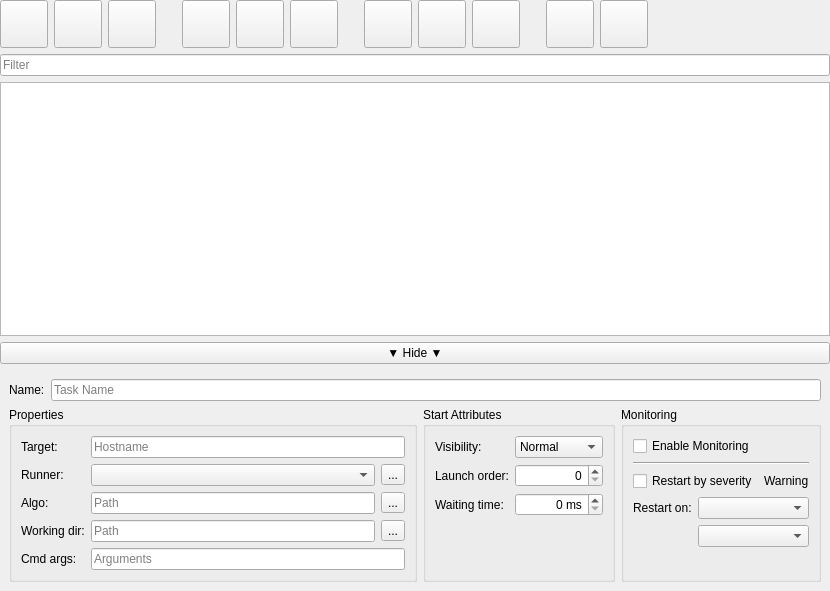
<?xml version="1.0" encoding="UTF-8"?>
<ui version="4.0">
 <class>TaskWidget</class>
 <widget class="QWidget" name="TaskWidget">
  <property name="geometry">
   <rect>
    <x>0</x>
    <y>0</y>
    <width>830</width>
    <height>591</height>
   </rect>
  </property>
  <property name="windowTitle">
   <string>Form</string>
  </property>
  <layout class="QVBoxLayout" name="verticalLayout">
   <property name="leftMargin">
    <number>0</number>
   </property>
   <property name="topMargin">
    <number>0</number>
   </property>
   <property name="rightMargin">
    <number>0</number>
   </property>
   <property name="bottomMargin">
    <number>0</number>
   </property>
   <item>
    <layout class="QHBoxLayout" name="button_row_layout">
     <item>
      <widget class="QPushButton" name="add_task_button">
       <property name="sizePolicy">
        <sizepolicy hsizetype="Expanding" vsizetype="Fixed">
         <horstretch>0</horstretch>
         <verstretch>0</verstretch>
        </sizepolicy>
       </property>
       <property name="minimumSize">
        <size>
         <width>16</width>
         <height>48</height>
        </size>
       </property>
       <property name="maximumSize">
        <size>
         <width>48</width>
         <height>48</height>
        </size>
       </property>
       <property name="toolTip">
        <string>Add</string>
       </property>
       <property name="text">
        <string/>
       </property>
       <property name="icon">
        <iconset resource="../../../../../iconset/ecalicons.qrc">
         <normaloff>:/ecalicons/ADD</normaloff>:/ecalicons/ADD</iconset>
       </property>
       <property name="iconSize">
        <size>
         <width>32</width>
         <height>32</height>
        </size>
       </property>
      </widget>
     </item>
     <item>
      <widget class="QPushButton" name="edit_task_button">
       <property name="sizePolicy">
        <sizepolicy hsizetype="Expanding" vsizetype="Fixed">
         <horstretch>0</horstretch>
         <verstretch>0</verstretch>
        </sizepolicy>
       </property>
       <property name="minimumSize">
        <size>
         <width>16</width>
         <height>48</height>
        </size>
       </property>
       <property name="maximumSize">
        <size>
         <width>48</width>
         <height>48</height>
        </size>
       </property>
       <property name="toolTip">
        <string>Edit</string>
       </property>
       <property name="text">
        <string/>
       </property>
       <property name="icon">
        <iconset resource="../../../../../iconset/ecalicons.qrc">
         <normaloff>:/ecalicons/EDIT</normaloff>:/ecalicons/EDIT</iconset>
       </property>
       <property name="iconSize">
        <size>
         <width>32</width>
         <height>32</height>
        </size>
       </property>
      </widget>
     </item>
     <item>
      <widget class="QPushButton" name="remove_task_button">
       <property name="sizePolicy">
        <sizepolicy hsizetype="Expanding" vsizetype="Fixed">
         <horstretch>0</horstretch>
         <verstretch>0</verstretch>
        </sizepolicy>
       </property>
       <property name="minimumSize">
        <size>
         <width>16</width>
         <height>48</height>
        </size>
       </property>
       <property name="maximumSize">
        <size>
         <width>48</width>
         <height>48</height>
        </size>
       </property>
       <property name="toolTip">
        <string>Remove</string>
       </property>
       <property name="text">
        <string/>
       </property>
       <property name="icon">
        <iconset resource="../../../../../iconset/ecalicons.qrc">
         <normaloff>:/ecalicons/DELETE</normaloff>:/ecalicons/DELETE</iconset>
       </property>
       <property name="iconSize">
        <size>
         <width>32</width>
         <height>32</height>
        </size>
       </property>
      </widget>
     </item>
     <item>
      <spacer name="button_row_spacer_1">
       <property name="orientation">
        <enum>Qt::Horizontal</enum>
       </property>
       <property name="sizeType">
        <enum>QSizePolicy::Preferred</enum>
       </property>
       <property name="sizeHint" stdset="0">
        <size>
         <width>20</width>
         <height>0</height>
        </size>
       </property>
      </spacer>
     </item>
     <item>
      <widget class="QPushButton" name="start_all_tasks_button">
       <property name="sizePolicy">
        <sizepolicy hsizetype="Expanding" vsizetype="Fixed">
         <horstretch>0</horstretch>
         <verstretch>0</verstretch>
        </sizepolicy>
       </property>
       <property name="minimumSize">
        <size>
         <width>16</width>
         <height>48</height>
        </size>
       </property>
       <property name="maximumSize">
        <size>
         <width>48</width>
         <height>48</height>
        </size>
       </property>
       <property name="toolTip">
        <string>Start all</string>
       </property>
       <property name="text">
        <string/>
       </property>
       <property name="icon">
        <iconset resource="../../../../../iconset/ecalicons.qrc">
         <normaloff>:/ecalicons/START</normaloff>:/ecalicons/START</iconset>
       </property>
       <property name="iconSize">
        <size>
         <width>28</width>
         <height>28</height>
        </size>
       </property>
      </widget>
     </item>
     <item>
      <widget class="QPushButton" name="stop_all_tasks_button">
       <property name="sizePolicy">
        <sizepolicy hsizetype="Expanding" vsizetype="Fixed">
         <horstretch>0</horstretch>
         <verstretch>0</verstretch>
        </sizepolicy>
       </property>
       <property name="minimumSize">
        <size>
         <width>16</width>
         <height>48</height>
        </size>
       </property>
       <property name="maximumSize">
        <size>
         <width>48</width>
         <height>48</height>
        </size>
       </property>
       <property name="toolTip">
        <string>Stop all</string>
       </property>
       <property name="text">
        <string/>
       </property>
       <property name="icon">
        <iconset resource="../../../../../iconset/ecalicons.qrc">
         <normaloff>:/ecalicons/STOP</normaloff>:/ecalicons/STOP</iconset>
       </property>
       <property name="iconSize">
        <size>
         <width>28</width>
         <height>28</height>
        </size>
       </property>
      </widget>
     </item>
     <item>
      <widget class="QPushButton" name="restart_all_tasks_button">
       <property name="sizePolicy">
        <sizepolicy hsizetype="Expanding" vsizetype="Fixed">
         <horstretch>0</horstretch>
         <verstretch>0</verstretch>
        </sizepolicy>
       </property>
       <property name="minimumSize">
        <size>
         <width>16</width>
         <height>48</height>
        </size>
       </property>
       <property name="maximumSize">
        <size>
         <width>48</width>
         <height>48</height>
        </size>
       </property>
       <property name="toolTip">
        <string>Restart all</string>
       </property>
       <property name="text">
        <string/>
       </property>
       <property name="icon">
        <iconset resource="../../../../../iconset/ecalicons.qrc">
         <normaloff>:/ecalicons/RESTART</normaloff>:/ecalicons/RESTART</iconset>
       </property>
       <property name="iconSize">
        <size>
         <width>28</width>
         <height>28</height>
        </size>
       </property>
      </widget>
     </item>
     <item>
      <spacer name="button_row_spacer_4">
       <property name="orientation">
        <enum>Qt::Horizontal</enum>
       </property>
       <property name="sizeType">
        <enum>QSizePolicy::Preferred</enum>
       </property>
       <property name="sizeHint" stdset="0">
        <size>
         <width>20</width>
         <height>0</height>
        </size>
       </property>
      </spacer>
     </item>
     <item>
      <widget class="QPushButton" name="start_selected_tasks_button">
       <property name="sizePolicy">
        <sizepolicy hsizetype="Expanding" vsizetype="Fixed">
         <horstretch>0</horstretch>
         <verstretch>0</verstretch>
        </sizepolicy>
       </property>
       <property name="minimumSize">
        <size>
         <width>16</width>
         <height>48</height>
        </size>
       </property>
       <property name="maximumSize">
        <size>
         <width>48</width>
         <height>48</height>
        </size>
       </property>
       <property name="toolTip">
        <string>Start selected tasks</string>
       </property>
       <property name="text">
        <string/>
       </property>
       <property name="icon">
        <iconset resource="../../../../../iconset/ecalicons.qrc">
         <normaloff>:/ecalicons/START_SELECTED</normaloff>:/ecalicons/START_SELECTED</iconset>
       </property>
       <property name="iconSize">
        <size>
         <width>32</width>
         <height>32</height>
        </size>
       </property>
      </widget>
     </item>
     <item>
      <widget class="QPushButton" name="stop_selected_tasks_button">
       <property name="sizePolicy">
        <sizepolicy hsizetype="Expanding" vsizetype="Fixed">
         <horstretch>0</horstretch>
         <verstretch>0</verstretch>
        </sizepolicy>
       </property>
       <property name="minimumSize">
        <size>
         <width>16</width>
         <height>48</height>
        </size>
       </property>
       <property name="maximumSize">
        <size>
         <width>48</width>
         <height>48</height>
        </size>
       </property>
       <property name="toolTip">
        <string>Stop selected tasks</string>
       </property>
       <property name="text">
        <string/>
       </property>
       <property name="icon">
        <iconset resource="../../../../../iconset/ecalicons.qrc">
         <normaloff>:/ecalicons/STOP_SELECTED</normaloff>:/ecalicons/STOP_SELECTED</iconset>
       </property>
       <property name="iconSize">
        <size>
         <width>32</width>
         <height>32</height>
        </size>
       </property>
      </widget>
     </item>
     <item>
      <widget class="QPushButton" name="restart_selected_tasks_button">
       <property name="sizePolicy">
        <sizepolicy hsizetype="Expanding" vsizetype="Fixed">
         <horstretch>0</horstretch>
         <verstretch>0</verstretch>
        </sizepolicy>
       </property>
       <property name="minimumSize">
        <size>
         <width>16</width>
         <height>48</height>
        </size>
       </property>
       <property name="maximumSize">
        <size>
         <width>48</width>
         <height>48</height>
        </size>
       </property>
       <property name="toolTip">
        <string>Restart selected tasks</string>
       </property>
       <property name="text">
        <string/>
       </property>
       <property name="icon">
        <iconset resource="../../../../../iconset/ecalicons.qrc">
         <normaloff>:/ecalicons/RESTART_SELECTED</normaloff>:/ecalicons/RESTART_SELECTED</iconset>
       </property>
       <property name="iconSize">
        <size>
         <width>32</width>
         <height>32</height>
        </size>
       </property>
      </widget>
     </item>
     <item>
      <spacer name="button_row_spacer_2">
       <property name="orientation">
        <enum>Qt::Horizontal</enum>
       </property>
       <property name="sizeType">
        <enum>QSizePolicy::Preferred</enum>
       </property>
       <property name="sizeHint" stdset="0">
        <size>
         <width>20</width>
         <height>0</height>
        </size>
       </property>
      </spacer>
     </item>
     <item>
      <widget class="QPushButton" name="import_from_cloud_button">
       <property name="sizePolicy">
        <sizepolicy hsizetype="Expanding" vsizetype="Fixed">
         <horstretch>0</horstretch>
         <verstretch>0</verstretch>
        </sizepolicy>
       </property>
       <property name="minimumSize">
        <size>
         <width>16</width>
         <height>48</height>
        </size>
       </property>
       <property name="maximumSize">
        <size>
         <width>48</width>
         <height>48</height>
        </size>
       </property>
       <property name="toolTip">
        <string>Import from cloud</string>
       </property>
       <property name="text">
        <string/>
       </property>
       <property name="icon">
        <iconset resource="../../../../../iconset/ecalicons.qrc">
         <normaloff>:/ecalicons/IMPORT_FROM_CLOUD</normaloff>:/ecalicons/IMPORT_FROM_CLOUD</iconset>
       </property>
       <property name="iconSize">
        <size>
         <width>32</width>
         <height>32</height>
        </size>
       </property>
      </widget>
     </item>
     <item>
      <widget class="QPushButton" name="update_form_cloud_button">
       <property name="sizePolicy">
        <sizepolicy hsizetype="Expanding" vsizetype="Fixed">
         <horstretch>0</horstretch>
         <verstretch>0</verstretch>
        </sizepolicy>
       </property>
       <property name="minimumSize">
        <size>
         <width>16</width>
         <height>48</height>
        </size>
       </property>
       <property name="maximumSize">
        <size>
         <width>48</width>
         <height>48</height>
        </size>
       </property>
       <property name="toolTip">
        <string>Update from cloud</string>
       </property>
       <property name="text">
        <string/>
       </property>
       <property name="icon">
        <iconset resource="../../../../../iconset/ecalicons.qrc">
         <normaloff>:/ecalicons/UPDATE_FROM_CLOUD</normaloff>:/ecalicons/UPDATE_FROM_CLOUD</iconset>
       </property>
       <property name="iconSize">
        <size>
         <width>32</width>
         <height>32</height>
        </size>
       </property>
      </widget>
     </item>
     <item>
      <spacer name="button_row_spacer_3">
       <property name="orientation">
        <enum>Qt::Horizontal</enum>
       </property>
       <property name="sizeType">
        <enum>QSizePolicy::MinimumExpanding</enum>
       </property>
       <property name="sizeHint" stdset="0">
        <size>
         <width>0</width>
         <height>0</height>
        </size>
       </property>
      </spacer>
     </item>
    </layout>
   </item>
   <item>
    <widget class="QFilterLineEdit" name="filter_lineedit">
     <property name="placeholderText">
      <string>Filter</string>
     </property>
    </widget>
   </item>
   <item>
    <widget class="QAdvancedTreeView" name="task_tree">
     <property name="sizePolicy">
      <sizepolicy hsizetype="Expanding" vsizetype="Expanding">
       <horstretch>0</horstretch>
       <verstretch>0</verstretch>
      </sizepolicy>
     </property>
     <property name="contextMenuPolicy">
      <enum>Qt::CustomContextMenu</enum>
     </property>
     <property name="alternatingRowColors">
      <bool>true</bool>
     </property>
     <property name="selectionMode">
      <enum>QAbstractItemView::ExtendedSelection</enum>
     </property>
     <property name="verticalScrollMode">
      <enum>QAbstractItemView::ScrollPerPixel</enum>
     </property>
     <property name="rootIsDecorated">
      <bool>false</bool>
     </property>
     <property name="uniformRowHeights">
      <bool>true</bool>
     </property>
     <property name="sortingEnabled">
      <bool>true</bool>
     </property>
     <property name="allColumnsShowFocus">
      <bool>true</bool>
     </property>
     <attribute name="headerShowSortIndicator" stdset="0">
      <bool>true</bool>
     </attribute>
    </widget>
   </item>
   <item>
    <widget class="QPushButton" name="hide_edit_control_button">
     <property name="toolTip">
      <string>Hide the task properties</string>
     </property>
     <property name="text">
      <string>▼ Hide ▼</string>
     </property>
    </widget>
   </item>
   <item>
    <widget class="QWidget" name="edit_task_widget" native="true">
     <layout class="QVBoxLayout" name="edit_task_layout">
      <item>
       <layout class="QHBoxLayout" name="edit_task_taskname_layout">
        <item>
         <widget class="QLabel" name="task_name_label">
          <property name="text">
           <string>Name:</string>
          </property>
         </widget>
        </item>
        <item>
         <widget class="QLineEdit" name="task_name_lineedit">
          <property name="toolTip">
           <string>Name of the selected Task</string>
          </property>
          <property name="placeholderText">
           <string>Task Name</string>
          </property>
         </widget>
        </item>
       </layout>
      </item>
      <item>
       <layout class="QHBoxLayout" name="edit_task_properties_layout">
        <item>
         <widget class="QGroupBox" name="task_properties_groupbox">
          <property name="enabled">
           <bool>true</bool>
          </property>
          <property name="title">
           <string>Properties</string>
          </property>
          <layout class="QFormLayout" name="formLayout">
           <item row="0" column="0">
            <widget class="QLabel" name="target_label">
             <property name="text">
              <string>Target:</string>
             </property>
            </widget>
           </item>
           <item row="0" column="1">
            <widget class="QLineEdit" name="target_lineedit">
             <property name="minimumSize">
              <size>
               <width>20</width>
               <height>0</height>
              </size>
             </property>
             <property name="toolTip">
              <string>Host to start this Task on</string>
             </property>
             <property name="placeholderText">
              <string>Hostname</string>
             </property>
            </widget>
           </item>
           <item row="1" column="0">
            <widget class="QLabel" name="runner_label">
             <property name="text">
              <string>Runner:</string>
             </property>
            </widget>
           </item>
           <item row="2" column="0">
            <widget class="QLabel" name="algo_path_label">
             <property name="text">
              <string>Algo:</string>
             </property>
            </widget>
           </item>
           <item row="2" column="1">
            <layout class="QHBoxLayout" name="algo_path_layout">
             <item>
              <widget class="QEcalParserLineEdit" name="algo_path_lineedit">
               <property name="minimumSize">
                <size>
                 <width>20</width>
                 <height>0</height>
                </size>
               </property>
               <property name="toolTip">
                <string>Path to the algo binary</string>
               </property>
               <property name="placeholderText">
                <string>Path</string>
               </property>
              </widget>
             </item>
             <item>
              <widget class="QToolButton" name="algo_path_button">
               <property name="minimumSize">
                <size>
                 <width>10</width>
                 <height>0</height>
                </size>
               </property>
               <property name="toolTip">
                <string>Select algo path</string>
               </property>
               <property name="text">
                <string>...</string>
               </property>
              </widget>
             </item>
            </layout>
           </item>
           <item row="3" column="0">
            <widget class="QLabel" name="working_dir_label">
             <property name="text">
              <string>Working dir:</string>
             </property>
            </widget>
           </item>
           <item row="3" column="1">
            <layout class="QHBoxLayout" name="working_dir_layout">
             <item>
              <widget class="QEcalParserLineEdit" name="working_dir_lineedit">
               <property name="minimumSize">
                <size>
                 <width>20</width>
                 <height>0</height>
                </size>
               </property>
               <property name="toolTip">
                <string>Working directory</string>
               </property>
               <property name="placeholderText">
                <string>Path</string>
               </property>
              </widget>
             </item>
             <item>
              <widget class="QToolButton" name="working_dir_button">
               <property name="minimumSize">
                <size>
                 <width>10</width>
                 <height>0</height>
                </size>
               </property>
               <property name="toolTip">
                <string>Select working directory</string>
               </property>
               <property name="text">
                <string>...</string>
               </property>
              </widget>
             </item>
            </layout>
           </item>
           <item row="4" column="0">
            <widget class="QLabel" name="cmd_args_label">
             <property name="text">
              <string>Cmd args:</string>
             </property>
            </widget>
           </item>
           <item row="4" column="1">
            <widget class="QEcalParserLineEdit" name="cmd_args_lineedit">
             <property name="minimumSize">
              <size>
               <width>20</width>
               <height>0</height>
              </size>
             </property>
             <property name="toolTip">
              <string>Command line arguments</string>
             </property>
             <property name="placeholderText">
              <string>Arguments</string>
             </property>
            </widget>
           </item>
           <item row="1" column="1">
            <layout class="QHBoxLayout" name="runner_layout">
             <item>
              <widget class="QComboBox" name="runner_combobox">
               <property name="minimumSize">
                <size>
                 <width>40</width>
                 <height>0</height>
                </size>
               </property>
              </widget>
             </item>
             <item>
              <widget class="QToolButton" name="show_runners_button">
               <property name="minimumSize">
                <size>
                 <width>10</width>
                 <height>0</height>
                </size>
               </property>
               <property name="toolTip">
                <string>Show runner window</string>
               </property>
               <property name="text">
                <string>...</string>
               </property>
               <property name="icon">
                <iconset resource="../../../../../iconset/ecalicons.qrc">
                 <normaloff>:/ecalicons/EYE</normaloff>:/ecalicons/EYE</iconset>
               </property>
              </widget>
             </item>
            </layout>
           </item>
          </layout>
         </widget>
        </item>
        <item>
         <widget class="QGroupBox" name="start_attributes_groupbox">
          <property name="title">
           <string>Start Attributes</string>
          </property>
          <layout class="QFormLayout" name="formLayout_2">
           <item row="0" column="0">
            <widget class="QLabel" name="visibility_label">
             <property name="text">
              <string>Visibility:</string>
             </property>
            </widget>
           </item>
           <item row="0" column="1">
            <widget class="QComboBox" name="visibility_combobox">
             <property name="minimumSize">
              <size>
               <width>40</width>
               <height>0</height>
              </size>
             </property>
             <property name="toolTip">
              <string>Visibility of the window</string>
             </property>
             <item>
              <property name="text">
               <string>Normal</string>
              </property>
             </item>
             <item>
              <property name="text">
               <string>Maximized</string>
              </property>
             </item>
             <item>
              <property name="text">
               <string>Minimized</string>
              </property>
             </item>
             <item>
              <property name="text">
               <string>Hidden</string>
              </property>
             </item>
            </widget>
           </item>
           <item row="1" column="0">
            <widget class="QLabel" name="launch_order_label">
             <property name="text">
              <string>Launch order:</string>
             </property>
            </widget>
           </item>
           <item row="1" column="1">
            <widget class="QSpinBox" name="launch_order_spinbox">
             <property name="minimumSize">
              <size>
               <width>40</width>
               <height>0</height>
              </size>
             </property>
             <property name="toolTip">
              <string>Launch order (lower numbers will be started at first)</string>
             </property>
             <property name="alignment">
              <set>Qt::AlignRight|Qt::AlignTrailing|Qt::AlignVCenter</set>
             </property>
             <property name="keyboardTracking">
              <bool>false</bool>
             </property>
             <property name="maximum">
              <number>100</number>
             </property>
            </widget>
           </item>
           <item row="2" column="0">
            <widget class="QLabel" name="waiting_time_label">
             <property name="text">
              <string>Waiting time:</string>
             </property>
            </widget>
           </item>
           <item row="2" column="1">
            <widget class="QSpinBox" name="waiting_time_spinbox">
             <property name="minimumSize">
              <size>
               <width>40</width>
               <height>0</height>
              </size>
             </property>
             <property name="toolTip">
              <string>Time to wait after starting the task</string>
             </property>
             <property name="alignment">
              <set>Qt::AlignRight|Qt::AlignTrailing|Qt::AlignVCenter</set>
             </property>
             <property name="keyboardTracking">
              <bool>false</bool>
             </property>
             <property name="suffix">
              <string> ms</string>
             </property>
             <property name="prefix">
              <string/>
             </property>
             <property name="maximum">
              <number>10000</number>
             </property>
             <property name="singleStep">
              <number>10</number>
             </property>
            </widget>
           </item>
          </layout>
         </widget>
        </item>
        <item>
         <widget class="QGroupBox" name="monitoring_groupbox">
          <property name="title">
           <string>Monitoring</string>
          </property>
          <layout class="QFormLayout" name="monitoring_groupbox_layout">
           <item row="0" column="0" colspan="2">
            <widget class="QAdvancedCheckBox" name="enable_monitoring_checkbox">
             <property name="minimumSize">
              <size>
               <width>0</width>
               <height>0</height>
              </size>
             </property>
             <property name="toolTip">
              <string>Monitor this task with eCAL Sys</string>
             </property>
             <property name="text">
              <string>Enable Monitoring</string>
             </property>
            </widget>
           </item>
           <item row="2" column="0" colspan="2">
            <layout class="QHBoxLayout" name="restart_by_severity_layout">
             <item>
              <widget class="QAdvancedCheckBox" name="restart_by_severity_checkbox">
               <property name="minimumSize">
                <size>
                 <width>0</width>
                 <height>0</height>
                </size>
               </property>
               <property name="toolTip">
                <string>Restart task if its severity drops below a certain level</string>
               </property>
               <property name="text">
                <string>Restart by severity</string>
               </property>
              </widget>
             </item>
             <item>
              <widget class="QLabel" name="restart_by_severity_warning_label">
               <property name="toolTip">
                <string>Using this option is not recommended.
Consider fixing your task, instead.</string>
               </property>
               <property name="text">
                <string>Warning</string>
               </property>
              </widget>
             </item>
            </layout>
           </item>
           <item row="3" column="0">
            <widget class="QLabel" name="restart_by_severity_label">
             <property name="text">
              <string>Restart on:</string>
             </property>
            </widget>
           </item>
           <item row="3" column="1">
            <widget class="QComboBox" name="restart_by_severity_combobox">
             <property name="minimumSize">
              <size>
               <width>40</width>
               <height>0</height>
              </size>
             </property>
             <property name="toolTip">
              <string>&lt;table&gt;
&lt;tbody&gt;
&lt;tr&gt;
&lt;td style=&quot;text-align: center;&quot;&gt;&amp;nbsp;Healthy&amp;nbsp;Lv1&amp;nbsp;&lt;/td&gt;
&lt;td style=&quot;text-align: center;&quot;&gt;&amp;nbsp;≫&amp;nbsp;&lt;/td&gt;
&lt;td style=&quot;text-align: center;&quot;&gt;&amp;nbsp;Healthy&amp;nbsp;Lv2&amp;nbsp;&lt;/td&gt;
&lt;td style=&quot;text-align: center;&quot;&gt;&amp;nbsp;≫&amp;nbsp;&lt;/td&gt;
&lt;td style=&quot;text-align: center;&quot;&gt;&amp;nbsp;...&amp;nbsp;&lt;/td&gt;
&lt;td style=&quot;text-align: center;&quot;&gt;&amp;nbsp;≫&amp;nbsp;&lt;/td&gt;
&lt;td style=&quot;text-align: center;&quot;&gt;&amp;nbsp;Failed&amp;nbsp;Lv4&amp;nbsp;&lt;/td&gt;
&lt;td style=&quot;text-align: center;&quot;&gt;&amp;nbsp;≫&amp;nbsp;&lt;/td&gt;
&lt;td style=&quot;text-align: center;&quot;&gt;&amp;nbsp;Failed&amp;nbsp;Lv5&amp;nbsp;&lt;/td&gt;
&lt;/tr&gt;
&lt;tr&gt;
&lt;td style=&quot;text-align: center;&quot;&gt;&lt;strong&gt;Best&lt;/strong&gt;&lt;/td&gt;
&lt;td style=&quot;text-align: center;&quot;&gt;≫&lt;/td&gt;
&lt;td style=&quot;text-align: center;&quot;&gt;...&lt;/td&gt;
&lt;td style=&quot;text-align: center;&quot;&gt;≫&lt;/td&gt;
&lt;td style=&quot;text-align: center;&quot;&gt;...&lt;/td&gt;
&lt;td style=&quot;text-align: center;&quot;&gt;≫&lt;/td&gt;
&lt;td style=&quot;text-align: center;&quot;&gt;...&lt;/td&gt;
&lt;td style=&quot;text-align: center;&quot;&gt;≫&lt;/td&gt;
&lt;td style=&quot;text-align: center;&quot;&gt;&lt;strong&gt;Worst&lt;/strong&gt;&lt;/td&gt;
&lt;/tr&gt;
&lt;/tbody&gt;
&lt;/table&gt;</string>
             </property>
             <property name="currentIndex">
              <number>-1</number>
             </property>
            </widget>
           </item>
           <item row="4" column="1">
            <widget class="QComboBox" name="restart_by_severity_level_combobox">
             <property name="minimumSize">
              <size>
               <width>40</width>
               <height>0</height>
              </size>
             </property>
             <property name="toolTip">
              <string>&lt;table&gt;
&lt;tbody&gt;
&lt;tr&gt;
&lt;td style=&quot;text-align: center;&quot;&gt;&amp;nbsp;Healthy&amp;nbsp;Lv1&amp;nbsp;&lt;/td&gt;
&lt;td style=&quot;text-align: center;&quot;&gt;&amp;nbsp;≫&amp;nbsp;&lt;/td&gt;
&lt;td style=&quot;text-align: center;&quot;&gt;&amp;nbsp;Healthy&amp;nbsp;Lv2&amp;nbsp;&lt;/td&gt;
&lt;td style=&quot;text-align: center;&quot;&gt;&amp;nbsp;≫&amp;nbsp;&lt;/td&gt;
&lt;td style=&quot;text-align: center;&quot;&gt;&amp;nbsp;...&amp;nbsp;&lt;/td&gt;
&lt;td style=&quot;text-align: center;&quot;&gt;&amp;nbsp;≫&amp;nbsp;&lt;/td&gt;
&lt;td style=&quot;text-align: center;&quot;&gt;&amp;nbsp;Failed&amp;nbsp;Lv4&amp;nbsp;&lt;/td&gt;
&lt;td style=&quot;text-align: center;&quot;&gt;&amp;nbsp;≫&amp;nbsp;&lt;/td&gt;
&lt;td style=&quot;text-align: center;&quot;&gt;&amp;nbsp;Failed&amp;nbsp;Lv5&amp;nbsp;&lt;/td&gt;
&lt;/tr&gt;
&lt;tr&gt;
&lt;td style=&quot;text-align: center;&quot;&gt;&lt;strong&gt;Best&lt;/strong&gt;&lt;/td&gt;
&lt;td style=&quot;text-align: center;&quot;&gt;≫&lt;/td&gt;
&lt;td style=&quot;text-align: center;&quot;&gt;...&lt;/td&gt;
&lt;td style=&quot;text-align: center;&quot;&gt;≫&lt;/td&gt;
&lt;td style=&quot;text-align: center;&quot;&gt;...&lt;/td&gt;
&lt;td style=&quot;text-align: center;&quot;&gt;≫&lt;/td&gt;
&lt;td style=&quot;text-align: center;&quot;&gt;...&lt;/td&gt;
&lt;td style=&quot;text-align: center;&quot;&gt;≫&lt;/td&gt;
&lt;td style=&quot;text-align: center;&quot;&gt;&lt;strong&gt;Worst&lt;/strong&gt;&lt;/td&gt;
&lt;/tr&gt;
&lt;/tbody&gt;
&lt;/table&gt;</string>
             </property>
             <property name="currentText">
              <string/>
             </property>
            </widget>
           </item>
           <item row="1" column="0" colspan="2">
            <widget class="Line" name="line">
             <property name="orientation">
              <enum>Qt::Horizontal</enum>
             </property>
            </widget>
           </item>
          </layout>
         </widget>
        </item>
       </layout>
      </item>
     </layout>
    </widget>
   </item>
  </layout>
 </widget>
 <customwidgets>
  <customwidget>
   <class>QAdvancedTreeView</class>
   <extends>QTreeView</extends>
   <header>CustomQt/QAdvancedTreeView.h</header>
  </customwidget>
  <customwidget>
   <class>QAdvancedCheckBox</class>
   <extends>QCheckBox</extends>
   <header>CustomQt/QAdvancedCheckBox.h</header>
  </customwidget>
  <customwidget>
   <class>QFilterLineEdit</class>
   <extends>QLineEdit</extends>
   <header>CustomQt/QFilterLineEdit.h</header>
  </customwidget>
  <customwidget>
   <class>QEcalParserLineEdit</class>
   <extends>QLineEdit</extends>
   <header location="global">QEcalParser/ecal_parser_lineedit/ecal_parser_lineedit.h</header>
  </customwidget>
 </customwidgets>
 <resources>
  <include location="../../../resources/resources.qrc"/>
  <include location="../../../../../iconset/ecalicons.qrc"/>
 </resources>
 <connections/>
</ui>
